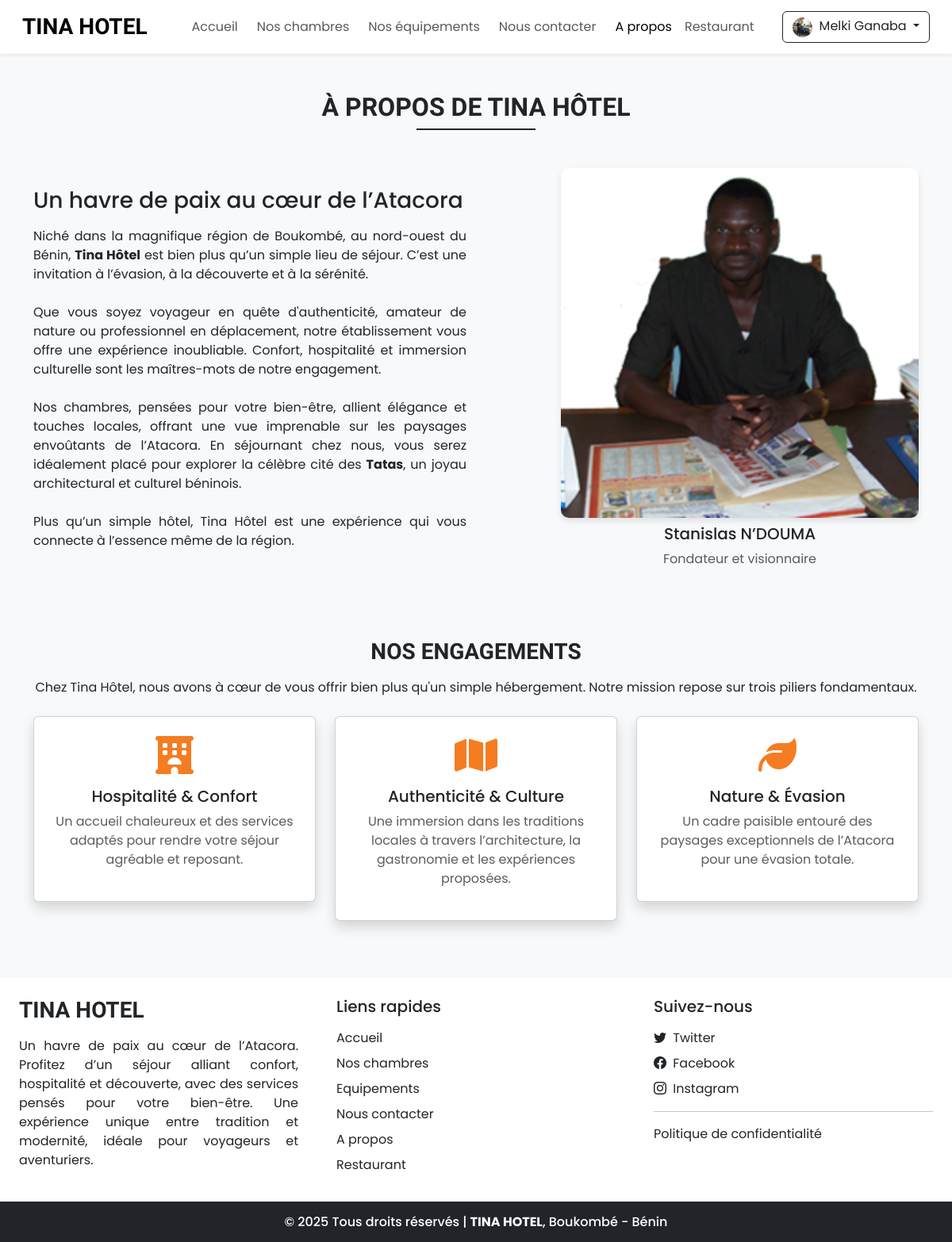
Page /about.php (signed in) on the committed database.
### tables this page shows
CREATE TABLE `settings` (
  `sr_no` int NOT NULL,
  `site_title` varchar(50) NOT NULL,
  `site_about` varchar(250) NOT NULL,
  `shutdown` tinyint(1) NOT NULL
);

### admin/includes/db_config.php (called while the page is built, shortened)
<?php
function select($sql,$values,$datatypes){
    $con = $GLOBALS['con'];
    if($stmt = mysqli_prepare($con,$sql))
    {
        mysqli_stmt_bind_param($stmt,$datatypes,...$values);
        if(mysqli_stmt_execute($stmt)){
            $res = mysqli_stmt_get_result($stmt);
            return $res;
        }
        else{
            mysqli_stmt_close($stmt);
            die("Query cannot be executed - Select");
        }
    }else{
        die("Query cannot be prepared - Select");
    }
}
?>

### about.php (the view, shortened to what this page needs)
<!DOCTYPE html>
<html lang="en">
<head>
    <link rel="stylesheet" href="https://cdn.jsdelivr.net/npm/swiper@11/swiper-bundle.min.css" />
    <?php require('includes/links.php'); ?>
</head>
<body class="bg-light">
    <?php require("includes/header.php"); ?>
    <div class="my-5 px-4">
        <h2 class="fw-bold h-font text-center">À PROPOS DE TINA HÔTEL</h2>
        <div class="h-line bg-dark"></div>
    </div>
    <div class="container">
        <div class="row justify-content-between align-items-center">
            <div class="col-lg-6 col-md-5 mb-4 order-lg-1 order-md-1 order-2">
                <h3 class="mb-3">Un havre de paix au cœur de l’Atacora</h3>
                <p class="justified-text">
                    Niché dans la magnifique région de Boukombé, au nord-ouest du Bénin, <strong>Tina Hôtel</strong> est bien plus qu’un simple lieu de séjour. C’est une invitation à l’évasion, à la découverte et à la sérénité.
                    <br><br>
                    Que vous soyez voyageur en quête d'authenticité, amateur de nature ou professionnel en déplacement, notre établissement vous offre une expérience inoubliable. Confort, hospitalité et immersion culturelle sont les maîtres-mots de notre engagement.
                    <br><br>
                    Nos chambres, pensées pour votre bien-être, allient élégance et touches locales, offrant une vue imprenable sur les paysages envoûtants de l’Atacora. En séjournant chez nous, vous serez idéalement placé pour explorer la célèbre cité des <strong>Tatas</strong>, un joyau architectural et culturel béninois.
                    <br><br>
                    Plus qu’un simple hôtel, Tina Hôtel est une expérience qui vous connecte à l’essence même de la région.
                </p>
            </div>
            <div class="col-lg-5 col-md-5 mb-4 order-lg-2 order-md-2 order-1 text-center">
                <img src="images/about/stanislas_ndouma.png" class="w-100 promoter-img" alt="Stanislas N’DOUMA - Promoteur">
                <h5 class="mt-2">Stanislas N’DOUMA</h5>
                <p class="text-muted">Fondateur et visionnaire</p>
            </div>
        </div>
    </div>
    <div class="container mt-5">
        <h3 class="fw-bold h-font text-center">NOS ENGAGEMENTS</h3>
        <p class="text-center mt-3">
            Chez Tina Hôtel, nous avons à cœur de vous offrir bien plus qu'un simple hébergement.
            Notre mission repose sur trois piliers fondamentaux.
        </p>
        <div class="row mt-4">
            <div class="col-md-4 mb-4">
                <div class="card text-center shadow p-4">
                    <i class="fa-solid fa-hotel fa-3x i-color"></i>
                    <h5 class="mt-3">Hospitalité & Confort</h5>
                    <p class="text-muted">Un accueil chaleureux et des services adaptés pour rendre votre séjour agréable et reposant.</p>
                </div>
            </div>
            <div class="col-md-4 mb-4">
                <div class="card text-center shadow p-4">
                    <i class="fa-solid fa-map fa-3x i-color"></i>
                    <h5 class="mt-3">Authenticité & Culture</h5>
                    <p class="text-muted">Une immersion dans les traditions locales à travers l’architecture, la gastronomie et les expériences proposées.</p>
                </div>
            </div>
            <div class="col-md-4">
                <div class="card text-center shadow p-4">
                    <i class="fa-solid fa-leaf fa-3x i-color"></i>
                    <h5 class="mt-3">Nature & Évasion</h5>
                    <p class="text-muted">Un cadre paisible entouré des paysages exceptionnels de l’Atacora pour une évasion totale.</p>
                </div>
            </div>
        </div>
    </div>
    <?php require("includes/footer.php"); ?>
</body>
</html>

### includes/header.php (shortened to what this page needs)
<nav id="nav-bar" class="navbar navbar-expand-lg navbar-light bg-white px-lg-3 py-lg-2 shadow-sm sticky-top">
    <div class="container-fluid">
        <a class="navbar-brand me-5 fw-bold fs-3 h-font" href="index.php"><?php echo $settings_r['site_title'] ?></a>
        <div class="collapse navbar-collapse" id="navbarSupportedContent">
            <ul class="navbar-nav me-auto mb-2 mb-lg-0">
                <li class="nav-item">
                    <a class="nav-link me-2" href="index.php">Accueil</a>
                </li>
                <li class="nav-item">
                    <a class="nav-link me-2" href="rooms.php">Nos chambres</a>
                </li>
                <li class="nav-item">
                    <a class="nav-link me-2" href="facilities.php">Nos équipements</a>
                </li>
                <li class="nav-item">
                    <a class="nav-link me-2" href="contact.php">Nous contacter</a>
                </li>
                <li class="nav-item">
                    <a class="nav-link" href="about.php">A propos</a>
                </li>
                <li class="nav-item">
                    <a class="nav-link" href="restaurant.php">Restaurant</a>
                </li>
            </ul>
            <div class="d-flex">
                <?php
                if (isset($_SESSION['login']) && $_SESSION['login'] == true) {
                    $path = USERS_IMG_PATH;
                    echo <<<data
                            <div class="btn-group">
                                <button type="button" class="btn btn-outline-dark shadow-none dropdown-toggle" data-bs-toggle="dropdown" data-bs-display="static" aria-expanded="false">
                                    <img src="$path$_SESSION[uProfile]" style="width: 25px; height: 25px;" class="me-1 rounded-circle">
                                    $_SESSION[uName]
                                </button>
                                <ul class="dropdown-menu dropdown-menu-lg-end">
                                    <li><a class="dropdown-item" href="profile.php">Profile</a></li>
                                    <li><a class="dropdown-item" href="bookings.php">Réservations</a></li>
                                    <li><a class="dropdown-item" href="logout.php">Déconnexion</a></li>
                                </ul>
                            </div>
                        data;
                }
                ?>
            </div>
        </div>
    </div>
</nav>

### includes/footer.php (shortened to what this page needs)
<div class="container-fluid bg-white mt-5">
    <div class="row">
        <div class="col-lg-4 p-4">
            <h3 class="h-font fw-bold fs-3 mb-3"><?php echo $settings_r['site_title'] ?></h3>
            <p style="text-align: justify;">
                <?php echo $settings_r['site_about'] ?>
            </p>
        </div>
        <div class="col-lg-4 p-4">
            <h5 class="mb-3">Liens rapides</h5>
            <a href="index.php" class="d-inline-block mb-2 text-dark text-decoration-none">Accueil</a><br>
            <a href="rooms.php" class="d-inline-block mb-2 text-dark text-decoration-none">Nos chambres</a><br>
            <a href="facilities.php" class="d-inline-block mb-2 text-dark text-decoration-none">Equipements</a><br>
            <a href="contact.php" class="d-inline-block mb-2 text-dark text-decoration-none">Nous contacter</a><br>
            <a href="about.php" class="d-inline-block mb-2 text-dark text-decoration-none">A propos</a><br>
            <a href="restaurant.php" class="d-inline-block mb-2 text-dark text-decoration-none">Restaurant</a>
        </div>
        <div class="col-lg-4 p-4">
            <h5 class="mb-3">Suivez-nous</h5>
            <?php
            if ($contact_r['tw'] != '') {
                echo <<<data
                <a href="$contact_r[tw]" class="d-inline-block text-dark text-decoration-none mb-2">
                    <i class="bi bi-twitter me-1"></i> Twitter
                </a><br>
            data;
            }
            ?>
            <a href="<?php echo $contact_r['fb'] ?>" class="d-inline-block text-dark text-decoration-none mb-2">
                <i class="bi bi-facebook me-1"></i> Facebook
            </a><br>
            <a href="<?php echo $contact_r['insta'] ?>" class="d-inline-block text-dark text-decoration-none">
                <i class="bi bi-instagram me-1"></i> Instagram
            </a>
            <hr class="my-3">
            <a href="privacy-policy.php" class="d-inline-block text-dark text-decoration-none">
                Politique de confidentialité
            </a>
        </div>
    </div>
</div>
<h6 class="text-center bg-dark text-white p-3 m-0">
    <span id="dev-info" style="cursor: pointer;">© <?php echo date("Y"); ?></span> Tous droits réservés |
    <b><?php echo $settings_r['site_title']; ?></b>, Boukombé - Bénin
</h6>

### css/common.css (style rules this page uses)
:root { --teal: #F57C21; --teal_hover: #D96A1D; }
* { font-family: 'Poppins', sans-serif; }
.h-font { font-family: 'Merienda', cursive; }
.h-line { width: 150px; margin: 0 auto; height: 1.7px; }

### about.php (style rules this page uses)
.promoter-img { border-radius: 10px; box-shadow: 0px 4px 8px rgba(0, 0, 0, 0.1); }
.i-color { color: var(--teal); }
.justified-text { text-align: justify; }

### rows in the picture
settings: site_title "TINA HOTEL", site_about "Un havre de paix au cœur de l’Atacora. Profitez d’un séjour alliant confort, hospitalité et découverte, avec des services pensés pour votre bien-être. Une expérience unique entre tradition et modernité, idéale pour voyageurs et aventuriers."

### other values in the picture
$_SESSION[uName] "Melki Ganaba"
